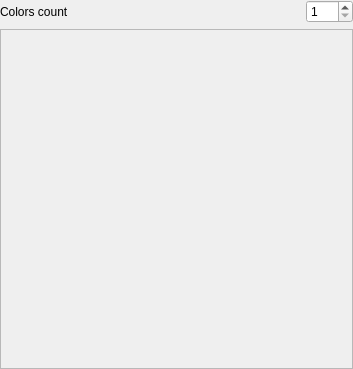
<?xml version="1.0" encoding="UTF-8"?>
<ui version="4.0">
 <class>ColorsPicker</class>
 <widget class="QWidget" name="ColorsPicker">
  <property name="geometry">
   <rect>
    <x>0</x>
    <y>0</y>
    <width>353</width>
    <height>369</height>
   </rect>
  </property>
  <property name="sizePolicy">
   <sizepolicy hsizetype="Preferred" vsizetype="Preferred">
    <horstretch>0</horstretch>
    <verstretch>0</verstretch>
   </sizepolicy>
  </property>
  <property name="maximumSize">
   <size>
    <width>16777215</width>
    <height>16777215</height>
   </size>
  </property>
  <layout class="QGridLayout" name="gridLayout" columnstretch="1,0">
   <property name="leftMargin">
    <number>0</number>
   </property>
   <property name="topMargin">
    <number>0</number>
   </property>
   <property name="rightMargin">
    <number>0</number>
   </property>
   <property name="bottomMargin">
    <number>0</number>
   </property>
   <item row="0" column="0">
    <widget class="QLabel" name="colors_label">
     <property name="text">
      <string>Colors count</string>
     </property>
    </widget>
   </item>
   <item row="0" column="1">
    <widget class="QSpinBox" name="colors_count_spinBox">
     <property name="minimum">
      <number>1</number>
     </property>
     <property name="maximum">
      <number>100</number>
     </property>
    </widget>
   </item>
   <item row="1" column="0" colspan="2">
    <widget class="QScrollArea" name="scrollArea">
     <property name="sizePolicy">
      <sizepolicy hsizetype="Preferred" vsizetype="Preferred">
       <horstretch>0</horstretch>
       <verstretch>0</verstretch>
      </sizepolicy>
     </property>
     <property name="sizeAdjustPolicy">
      <enum>QAbstractScrollArea::AdjustIgnored</enum>
     </property>
     <property name="widgetResizable">
      <bool>true</bool>
     </property>
     <widget class="QWidget" name="colors">
      <property name="geometry">
       <rect>
        <x>0</x>
        <y>0</y>
        <width>351</width>
        <height>335</height>
       </rect>
      </property>
     </widget>
    </widget>
   </item>
  </layout>
 </widget>
 <resources/>
 <connections/>
</ui>
